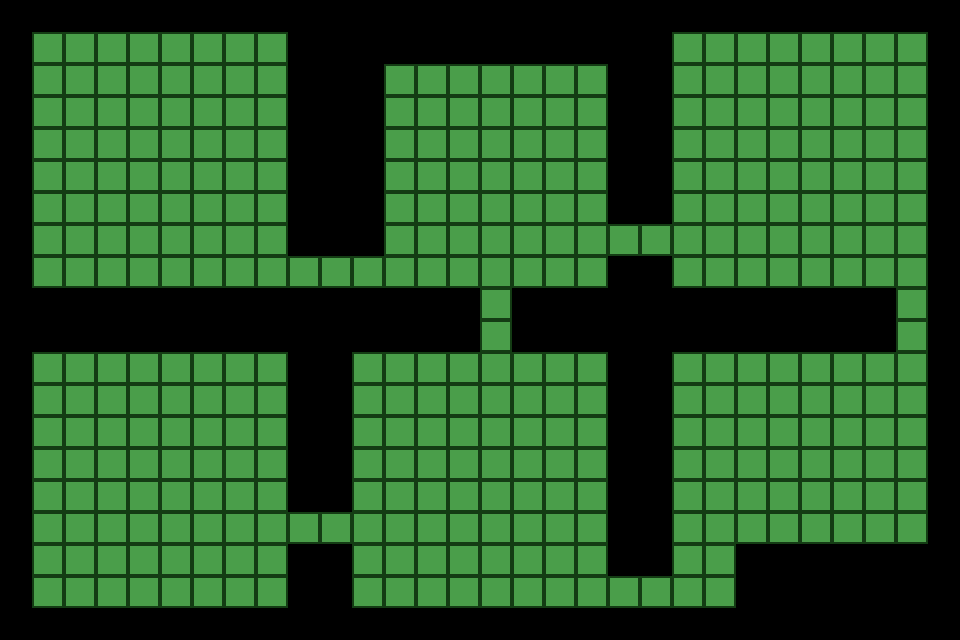

A 2D game scene composited from a Tiled map and its tileset images. What follows is a short description and the map's XML, with every tile layer's data as written:
An orthogonal 30x20 tile map with 32x32 px tiles, 1 tile layer (Tile Layer 1) and 7 objects (3x enemy, start, chest, crystal, stairs_down).

<map version="1.10" tiledversion="1.12.2" orientation="orthogonal" renderorder="right-down" width="30" height="20" tilewidth="32" tileheight="32" infinite="0" nextlayerid="3" nextobjectid="11">
 <tileset firstgid="1" source="../../dungeons/dungeon.tsx" />
 <layer id="1" name="Tile Layer 1" width="30" height="20">
  <data encoding="csv">
0,0,0,0,0,0,0,0,0,0,0,0,0,0,0,0,0,0,0,0,0,0,0,0,0,0,0,0,0,0,
0,1,1,1,1,1,1,1,1,0,0,0,0,0,0,0,0,0,0,0,0,1,1,1,1,1,1,1,1,0,
0,1,1,1,1,1,1,1,1,0,0,0,1,1,1,1,1,1,1,0,0,1,1,1,1,1,1,1,1,0,
0,1,1,1,1,1,1,1,1,0,0,0,1,1,1,1,1,1,1,0,0,1,1,1,1,1,1,1,1,0,
0,1,1,1,1,1,1,1,1,0,0,0,1,1,1,1,1,1,1,0,0,1,1,1,1,1,1,1,1,0,
0,1,1,1,1,1,1,1,1,0,0,0,1,1,1,1,1,1,1,0,0,1,1,1,1,1,1,1,1,0,
0,1,1,1,1,1,1,1,1,0,0,0,1,1,1,1,1,1,1,0,0,1,1,1,1,1,1,1,1,0,
0,1,1,1,1,1,1,1,1,0,0,0,1,1,1,1,1,1,1,1,1,1,1,1,1,1,1,1,1,0,
0,1,1,1,1,1,1,1,1,1,1,1,1,1,1,1,1,1,1,0,0,1,1,1,1,1,1,1,1,0,
0,0,0,0,0,0,0,0,0,0,0,0,0,0,0,1,0,0,0,0,0,0,0,0,0,0,0,0,1,0,
0,0,0,0,0,0,0,0,0,0,0,0,0,0,0,1,0,0,0,0,0,0,0,0,0,0,0,0,1,0,
0,1,1,1,1,1,1,1,1,0,0,1,1,1,1,1,1,1,1,0,0,1,1,1,1,1,1,1,1,0,
0,1,1,1,1,1,1,1,1,0,0,1,1,1,1,1,1,1,1,0,0,1,1,1,1,1,1,1,1,0,
0,1,1,1,1,1,1,1,1,0,0,1,1,1,1,1,1,1,1,0,0,1,1,1,1,1,1,1,1,0,
0,1,1,1,1,1,1,1,1,0,0,1,1,1,1,1,1,1,1,0,0,1,1,1,1,1,1,1,1,0,
0,1,1,1,1,1,1,1,1,0,0,1,1,1,1,1,1,1,1,0,0,1,1,1,1,1,1,1,1,0,
0,1,1,1,1,1,1,1,1,1,1,1,1,1,1,1,1,1,1,0,0,1,1,1,1,1,1,1,1,0,
0,1,1,1,1,1,1,1,1,0,0,1,1,1,1,1,1,1,1,0,0,1,1,0,0,0,0,0,0,0,
0,1,1,1,1,1,1,1,1,0,0,1,1,1,1,1,1,1,1,1,1,1,1,0,0,0,0,0,0,0,
0,0,0,0,0,0,0,0,0,0,0,0,0,0,0,0,0,0,0,0,0,0,0,0,0,0,0,0,0,0
</data>
 </layer>
 <objectgroup id="2" name="spawns">
  <object id="1" name="start" x="74.6694" y="174.229">
   <point />
  </object>
  <object id="2" name="chest" x="813.897" y="109.515">
   <point />
  </object>
  <object id="3" name="enemy" x="465.439" y="462.95">
   <point />
  </object>
  <object id="4" name="enemy" x="495.307" y="144.361">
   <point />
  </object>
  <object id="5" name="enemy" x="490.329" y="231.475">
   <point />
  </object>
  <object id="6" name="crystal" x="813.897" y="525.175">
   <point />
  </object>
  <object id="10" name="stairs_down" x="44.8017" y="365.88">
   <point />
  </object>
 </objectgroup>
</map>
